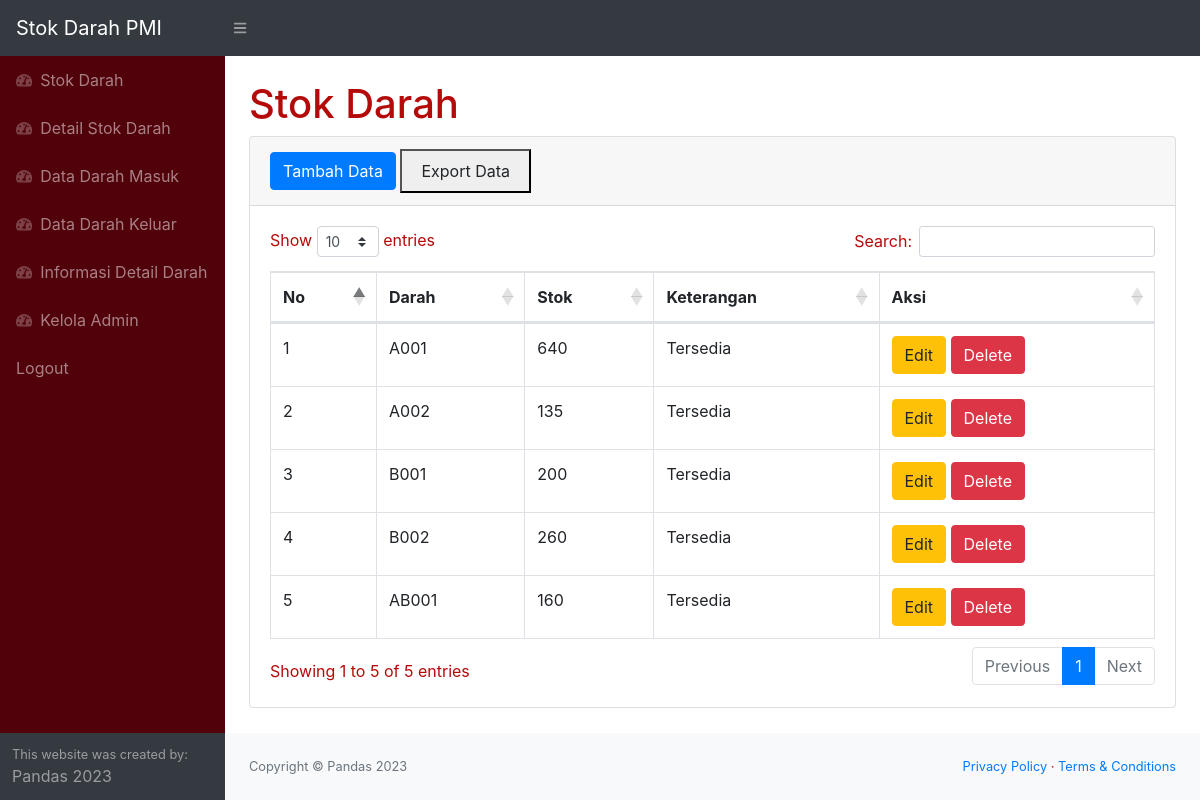
/ (signed in), run on the app's committed database.
### tables this page shows
CREATE TABLE `stok_darah` (
  `id_stok` int(10) NOT NULL,
  `darah` varchar(50) NOT NULL,
  `keterangan` text NOT NULL,
  `stok` varchar(50) NOT NULL
);

### index.php (the view, shortened to what this page needs)
<?php
require 'function.php';
?>
<!DOCTYPE html>
<html lang="en">
    <head>
        <link href="css/styles.css" rel="stylesheet" />
        <link href="https://cdn.datatables.net/1.10.20/css/dataTables.bootstrap4.min.css" rel="stylesheet" />
    </head>
    <body class="sb-nav-fixed">
        <nav class="sb-topnav navbar navbar-expand navbar-dark bg-dark">
            <a class="navbar-brand" href="index.php">Stok Darah PMI</a>
            <button class="btn btn-link btn-sm order-1 order-lg-0" id="sidebarToggle" href="#"><i class="fas fa-bars"></i></button>
        </nav>
        <div id="layoutSidenav">
            <div id="layoutSidenav_nav">
                <nav class="sb-sidenav accordion sb-sidenav-dark" id="sidenavAccordion">
                    <div class="sb-sidenav-menu">
                        <div class="nav">
                            <a class="nav-link" href="index.php">
                                <div class="sb-nav-link-icon"><i class="fas fa-tachometer-alt"></i></div>
                                Stok Darah
                            </a>
                            <a class="nav-link" href="detailstokdarah.php">
                                <div class="sb-nav-link-icon"><i class="fas fa-tachometer-alt"></i></div>
                                Detail Stok Darah
                            </a>
                            <a class="nav-link" href="masuk.php">
                                <div class="sb-nav-link-icon"><i class="fas fa-tachometer-alt"></i></div>
                                Data Darah Masuk
                            </a>
                            <a class="nav-link" href="keluar.php">
                                <div class="sb-nav-link-icon"><i class="fas fa-tachometer-alt"></i></div>
                                Data Darah Keluar
                            </a>
                            <a class="nav-link" href="detaildarah.php">
                                <div class="sb-nav-link-icon"><i class="fas fa-tachometer-alt"></i></div>
                                Informasi Detail Darah
                            </a>
                            <a class="nav-link" href="admin.php">
                                <div class="sb-nav-link-icon"><i class="fas fa-tachometer-alt"></i></div>
                                Kelola Admin
                            </a>
                            <a class="nav-link" href="logout.php">
                                Logout
                            </a>
                        </div>
                    </div>
                    <div class="sb-sidenav-footer">
                        <div class="small">This website was created by:</div>
                        Pandas 2023
                    </div>
                </nav>
            </div>
            <div id="layoutSidenav_content">
                <main>
                    <div class="container-fluid">
                        <h1 class="mt-4">Stok Darah</h1>
                        <div class="card mb-4">
                            <div class="card-header">
                                <button type="button" class="btn btn-primary" data-toggle="modal" data-target="#myModal">
                                    Tambah Data
                                </button>
                                <button type="button">
                                    <a href="export.php" class="btn btn info ">Export Data</a>
                                </button>
                            </div>
                            <div class="card-body">
                                <div class="table-responsive">
                                <!-- <div class="alert alert-danger alert-dismissible fade show">
                                    <button type="button" class="close" data-dismiss="alert">&times;</button>
                                    <strong>Perhatian!</strong> Stok Darah X Telah Habis
                                </div> -->
                                    <table class="table table-bordered" id="dataTable" width="100%" cellspacing="0">
                                        <thead>
                                            <tr>
                                                <th>No</th>
                                                <th>Darah</th>
                                                <th>Stok</th>
                                                <th>Keterangan</th>
                                                <th>Aksi</th>
                                            </tr>
                                        </thead>
                                        <tbody>
                                            <?php
                                            $ambilsemuadatastok = mysqli_query($conn, "select * from stok_darah");
                                            $i = 1;
                                            while($data=mysqli_fetch_array($ambilsemuadatastok)){
                                                $darah = $data['darah'];
                                                $stok = $data['stok'];
                                                $keterangan = $data['keterangan'];
                                                $idstok = $data['id_stok'];
                                            ?>
                                            <tr>
                                                <td><?=$i++;?></td>
                                                <td><?=$darah;?></td>
                                                <td><?=$stok;?></td>
                                                <td><?=$keterangan;?></td>
                                                <td>
                                                    <button type="button" class="btn btn-warning" data-toggle="modal" data-target="#edit<?=$idstok;?>">
                                                        Edit
                                                    </button>
                                                    <button type="button" class="btn btn-danger" data-toggle="modal" data-target="#delete<?=$idstok;?>">
                                                        Delete
                                                    </button>
                                                </td>
                                            </tr>
                                            <?php
                                            };
                                            ?>
                                        </tbody>
                                    </table>
                                </div>
                            </div>
                        </div>
                    </div>
                </main>
                <footer class="py-4 bg-light mt-auto">
                    <div class="container-fluid">
                        <div class="d-flex align-items-center justify-content-between small">
                            <div class="text-muted">Copyright &copy; Pandas 2023</div>
                            <div>
                                <a href="#">Privacy Policy</a>
                                &middot;
                                <a href="#">Terms &amp; Conditions</a>
                            </div>
                        </div>
                    </div>
                </footer>
            </div>
        </div>
    </body>
</html>

### data on the page
stok_darah: darah "A001", stok "640", keterangan "Tersedia"
stok_darah: darah "A002", stok "135", keterangan "Tersedia"
stok_darah: darah "B001", stok "200", keterangan "Tersedia"
stok_darah: darah "B002", stok "260", keterangan "Tersedia"
stok_darah: darah "AB001", stok "160", keterangan "Tersedia"
